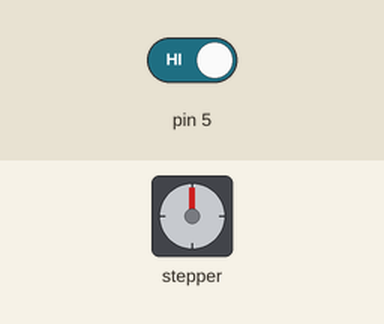
This sketch was run on a simulated Arduino Uno, built with avr-gcc and run on an emulated ATmega328P. On the bench: stepper motor. The inputs (shaded band) are chosen by the test bench; at power-on: pin 5 HIGH. Stepper angles assume 100 steps per turn.

Above: at 1.2 s.
1.3 s: pin 5 driven LOW
At 1.49 s:
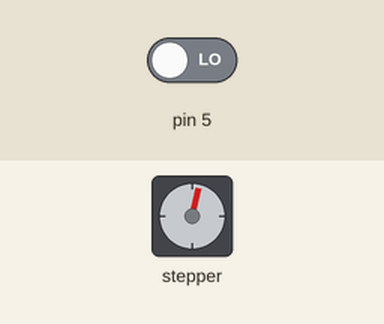
4.3 s: pin 5 driven HIGH
At 4.3 s:
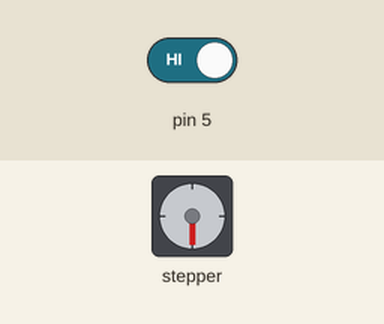
5.8 s: pin 5 driven LOW
At 6.11 s:
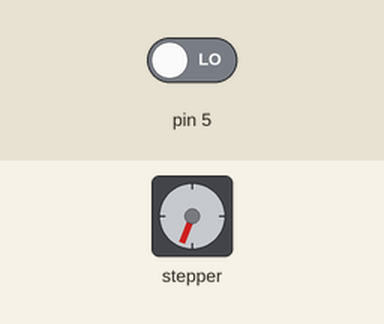
Timing chart, 0 to 14.8 s (numbered marks = the images above; inputs shaded):
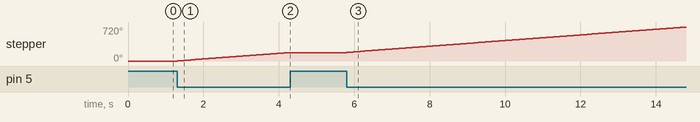

Measured:
- after the input at 1.3 s, stepper: keeps turning clockwise at about 61°/s, starting at once
- after the input at 4.3 s, stepper: stops changing and stays 180°
- after the input at 5.8 s, stepper: keeps turning clockwise at about 60°/s, starting at once

The sketch:

2022.04.23bujin.ino
```cpp
#include <Stepper.h>

Stepper mystepper(100,1,2,3,4);

void setup(){
  pinMode(5, INPUT);
  mystepper.setSpeed(10);
}

void loop(){
  if (digitalRead(5) == false)   //声控/热敏/循迹/触摸/红外/倾斜等
  {
    mystepper.step(10);

  } else {
    mystepper.step(0);

  }

}
```
